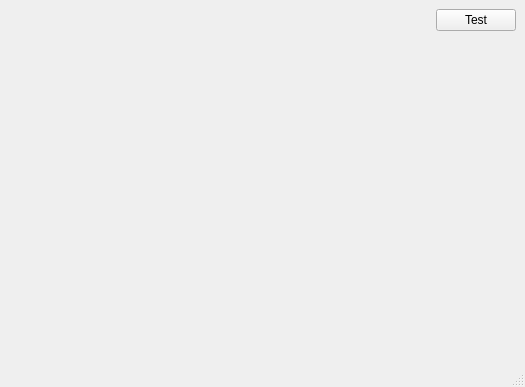
<?xml version="1.0" encoding="UTF-8"?>
<ui version="4.0">
 <class>App</class>
 <widget class="QMainWindow" name="App">
  <property name="geometry">
   <rect>
    <x>0</x>
    <y>0</y>
    <width>525</width>
    <height>387</height>
   </rect>
  </property>
  <property name="sizePolicy">
   <sizepolicy hsizetype="Fixed" vsizetype="Minimum">
    <horstretch>0</horstretch>
    <verstretch>0</verstretch>
   </sizepolicy>
  </property>
  <property name="windowTitle">
   <string>CuteStation</string>
  </property>
  <widget class="QWidget" name="central_widget">
   <layout class="QGridLayout" name="gridLayout">
    <item row="0" column="0">
     <layout class="QVBoxLayout" name="verticalLayout">
      <item>
       <layout class="QHBoxLayout" name="horizontalLayout">
        <item>
         <spacer name="horizontalSpacer">
          <property name="orientation">
           <enum>Qt::Horizontal</enum>
          </property>
          <property name="sizeHint" stdset="0">
           <size>
            <width>40</width>
            <height>20</height>
           </size>
          </property>
         </spacer>
        </item>
        <item>
         <widget class="QPushButton" name="button_test">
          <property name="text">
           <string>Test</string>
          </property>
         </widget>
        </item>
       </layout>
      </item>
      <item>
       <spacer name="verticalSpacer">
        <property name="orientation">
         <enum>Qt::Vertical</enum>
        </property>
        <property name="sizeHint" stdset="0">
         <size>
          <width>20</width>
          <height>40</height>
         </size>
        </property>
       </spacer>
      </item>
     </layout>
    </item>
   </layout>
  </widget>
  <widget class="QMenuBar" name="menubar">
   <property name="geometry">
    <rect>
     <x>0</x>
     <y>0</y>
     <width>525</width>
     <height>22</height>
    </rect>
   </property>
  </widget>
  <widget class="QStatusBar" name="statusbar"/>
 </widget>
 <resources/>
 <connections/>
</ui>
